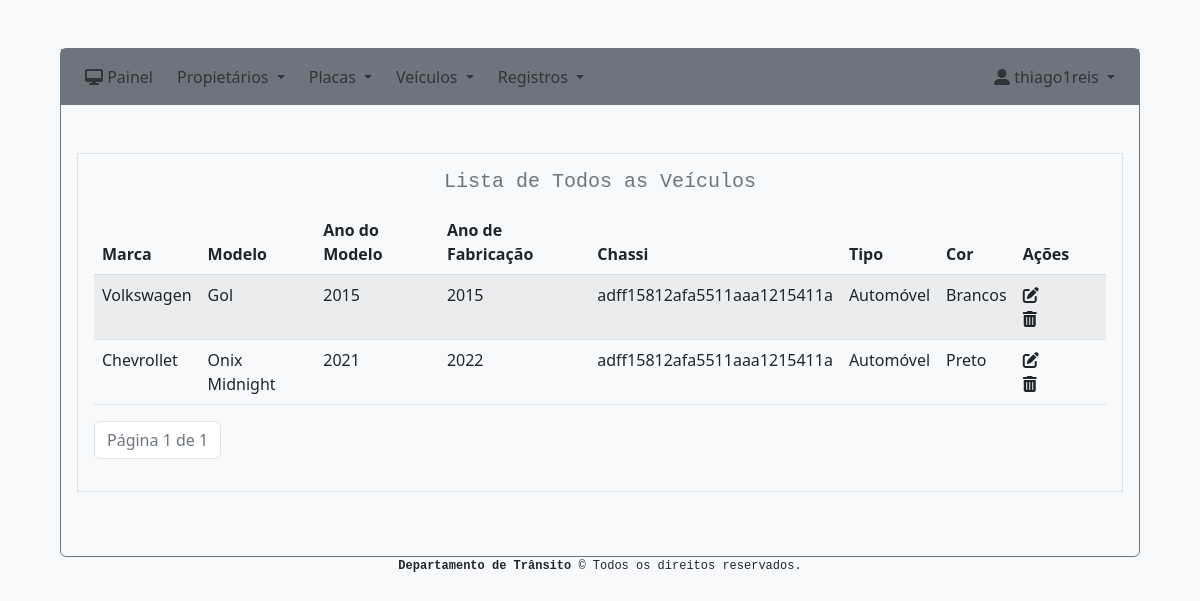
The page /sistema/veiculos (signed in) on the database its author committed.
### system/models.py (models this page shows, shortened)
class Vehicle(models.Model):
    brand_vehicle = models.CharField(max_length=255)
    model_vehicle = models.CharField(max_length=255)
    model_year = models.IntegerField()
    year_manufacture = models.IntegerField()
    chassis = models.CharField(max_length=255)
    type = models.CharField(max_length=255, choices=TYPE_VEHICLE_CHOICES, blank=False, null=False)
    color = models.CharField(max_length=255)
    created = models.DateTimeField('created', auto_now_add=True)
    modified = models.DateTimeField('modified', auto_now=True)

### system/views.py (the view)
# urls.py: path('veiculos', views.vehicle_index, name='vehicle_index'),
@login_required(login_url="/")
def vehicle_index(request):
    vehicles = Vehicle.objects.all().order_by('-created')
    paginator = Paginator(vehicles, 10)
    page_number = request.GET.get('page')
    page_obj = paginator.get_page(page_number)
    context = {
        'page_obj': page_obj
    }
    return render(request, 'system/vehicle_index.html', context)

### system/templates/system/vehicle_index.html (shortened to what this page needs)
{% extends 'base.html' %}
{% block content %}
    <div class="border p-3 m-3">
        <h5 class="font-monospace text-secondary text-center mb-3">Lista de Todos as Veículos</h5>
        <div class="table-responsive">
            <table class="table table-striped">
                <thead>
                  <tr>
                    <th scope="col">Marca</th>
                    <th scope="col">Modelo</th>
                    <th scope="col">Ano do Modelo</th>
                    <th scope="col">Ano de Fabricação</th>
                    <th scope="col">Chassi</th>
                    <th scope="col">Tipo</th>
                    <th scope="col">Cor</th>
                    <th scope="col">Ações</th>
                  </tr>
                </thead>
                <tbody>
                {% for vehicle in page_obj %}
                  <tr>
                    <td>{{ vehicle.brand_vehicle }}</td>
                    <td>{{ vehicle.model_vehicle }}</td>
                    <td>{{ vehicle.model_year }}</td>
                    <td>{{ vehicle.year_manufacture }}</td>
                    <td>{{ vehicle.chassis }}</td>
                    <td>{{ vehicle.type }}</td>
                    <td>{{ vehicle.color }}</td>
                    <td class="">
                        <a href="{% url 'vehicle_edit' vehicle.id %}" class="me-4 text-dark"><i class="fa-solid fa-pen-to-square "></i></a>
                        <a href="{% url 'vehicle_delete' vehicle.id %}" class="me-4 text-dark" onclick="return confirm('Tem certeza que deseja excluir esse veículo ?')"><i class="fa-solid fa-trash-can"></i></a>
                    </td>
                  </tr>
                {% endfor %}
                </tbody>
             </table>
          </div>
          <nav aria-label="Page navigation example ">
            <ul class="pagination ">
                <li class="page-item disabled"><span class="page-link text-secondary" >Página {{ page_obj.number }} de {{ page_obj.paginator.num_pages }}</span></li>
            </ul>
          </nav>
    </div>
{% endblock %}

### system/templates/menu.html (shortened to what this page needs)
<nav class="navbar navbar-expand-lg navbar-secondary bg-secondary mb-5 ">
    <div class="container-fluid">
        <div class="collapse navbar-collapse" id="navbarNavAltMarkup">
            {% if user.is_authenticated %}
                <ul class="navbar-nav me-auto mb-lg-0">
                    <li class="nav-item px-1">
                        <a class="nav-link" aria-current="page" href="{% url 'sistema' %}"><i class="fa-solid fa-desktop"></i> Painel</a>
                    </li>
                    <li class="nav-item dropdown px-1">
                        <a class="nav-link dropdown-toggle" href="#" id="navbarDropdown" role="button" data-bs-toggle="dropdown" aria-expanded="false">
                            Propietários
                        </a>
                    </li>
                    <li class="nav-item dropdown px-1">
                        <a class="nav-link dropdown-toggle" href="#" id="navbarDropdown" role="button" data-bs-toggle="dropdown" aria-expanded="false">
                            Placas
                        </a>
                    </li>
                    <li class="nav-item dropdown px-1">
                        <a class="nav-link dropdown-toggle" href="#" id="navbarDropdown" role="button" data-bs-toggle="dropdown" aria-expanded="false">
                            Veículos
                        </a>
                    </li>
                    <li class="nav-item dropdown px-1">
                        <a class="nav-link dropdown-toggle" href="#" id="navbarDropdown" role="button" data-bs-toggle="dropdown" aria-expanded="false">
                            Registros
                        </a>
                    </li>
                </ul>
                <div class="d-flex">
                    <ul class="navbar-nav">
                    <li class="nav-item dropdown px-1">
                        <a class="nav-link dropdown-toggle" href="#" id="navbarDropdown" role="button" data-bs-toggle="dropdown" aria-expanded="false">
                            <i class="fa-solid fa-user-large"></i>
                            {{ user.get_username }}
                        </a>
                    </li>
                    </ul>
                </div>
            {% endif %}
        </div>
    </div>
</nav>

### rows shown on the page
Vehicle: brand_vehicle "Volkswagen", model_vehicle "Gol", model_year "2015", year_manufacture "2015", chassis "adff15812afa5511aaa1215411a", type "Automóvel", color "Brancos"
Vehicle: brand_vehicle "Chevrollet", model_vehicle "Onix Midnight", model_year "2021", year_manufacture "2022", chassis "adff15812afa5511aaa1215411a", type "Automóvel", color "Preto"

### other values the page prints
{{ user.get_username }} "thiago1reis"
{{ page_obj.number }} "1"
{{ page_obj.paginator.num_pages }} "1"
